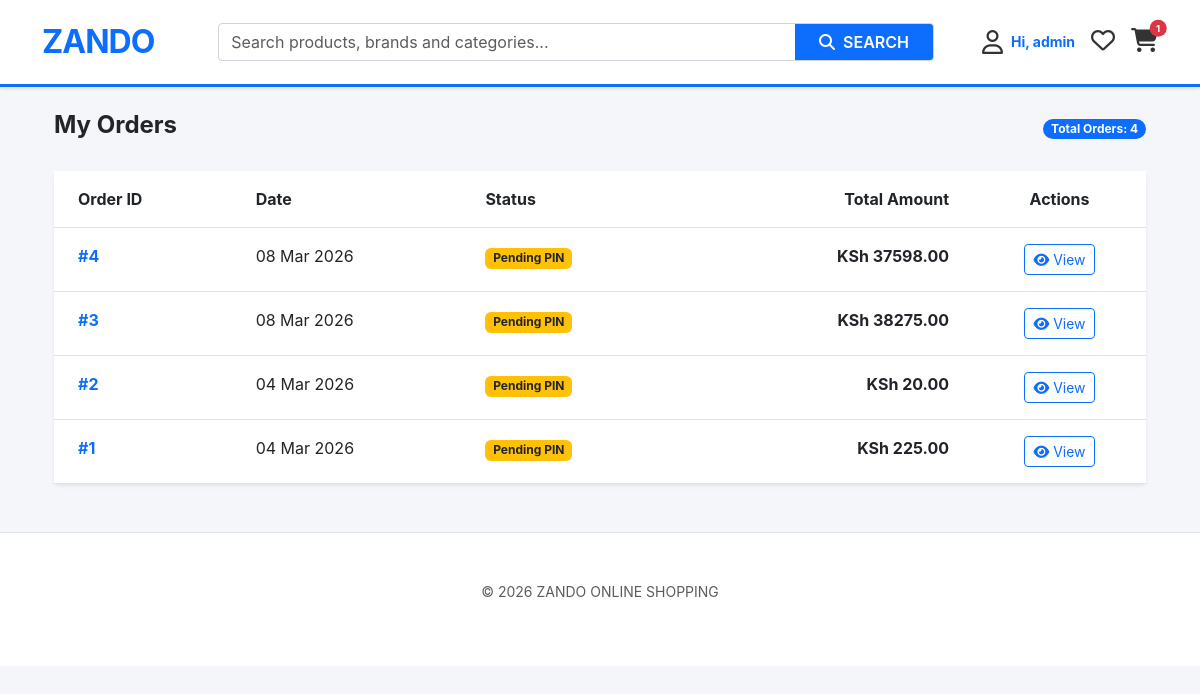
The page /products/orders/ (signed in) on the database as committed earlier.
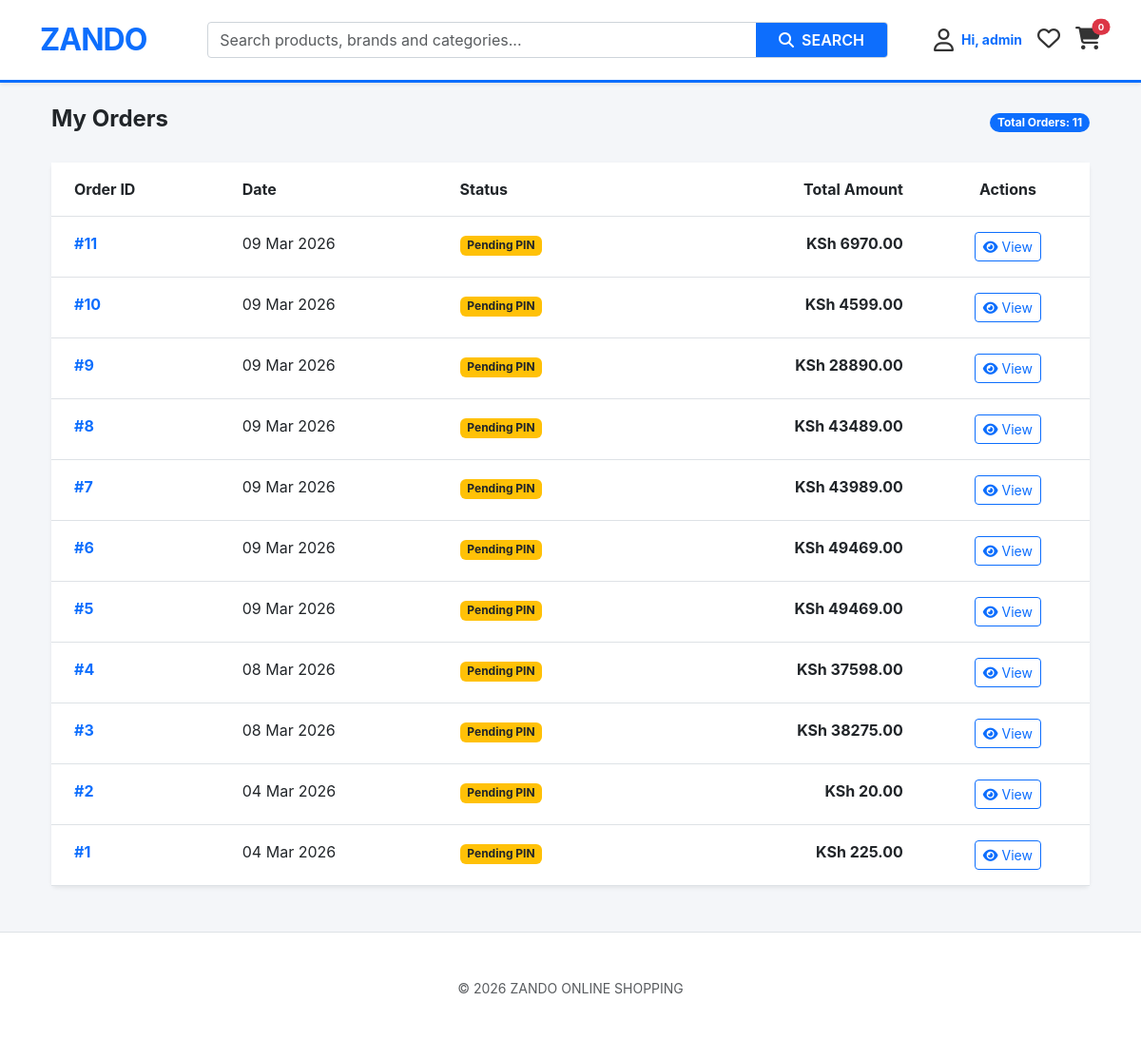
The same page on the database as committed later.
### products/models.py (models this page shows, shortened)
class Order(models.Model):
    user = models.ForeignKey(User, on_delete=models.CASCADE)
    total_price = models.DecimalField(max_digits=10, decimal_places=2)
    phone_number = models.CharField(max_length=15)
    transaction_id = models.CharField(max_length=100, null=True, blank=True)
    payment_method = models.CharField(max_length=50, default='M-Pesa')
    status = models.CharField(max_length=50, default='Pending')
    created_at = models.DateTimeField(auto_now_add=True)
    address = models.ForeignKey(Address, on_delete=models.SET_NULL, null=True, blank=True)

### products/views.py (the view)
# urls.py: path('orders/', views.my_orders, name='my_orders'),
@login_required
def my_orders(request):
    orders = Order.objects.filter(user=request.user).order_by('-id')
    return render(request, 'my_orders.html', {'orders': orders})

### products/context_processors.py (called while the page is built)
def cart_contents(request):
    count = 0
    if request.user.is_authenticated:
        cart = Cart.objects.filter(user=request.user).first()
        if cart:
            count = sum(item.quantity for item in cart.items.all())
    return {'global_cart_count': count}

### products/templates/my_orders.html (shortened to what this page needs)
{% extends 'base.html' %}
{% block content %}
<div class="container mt-4">
    <div class="d-flex justify-content-between align-items-center mb-4">
        <h4 class="fw-bold">My Orders</h4>
        <span class="badge bg-primary rounded-pill">Total Orders: {{ orders|length }}</span>
    </div>
    <div class="card border-0 shadow-sm">
        <div class="card-body p-0">
            <div class="table-responsive">
                <table class="table table-hover mb-0">
                    <thead class="bg-light">
                        <tr>
                            <th class="ps-4 py-3">Order ID</th>
                            <th class="py-3">Date</th>
                            <th class="py-3">Status</th>
                            <th class="py-3 text-end pe-4">Total Amount</th>
                            <th class="py-3 text-center">Actions</th>
                        </tr>
                    </thead>
                    <tbody>
                        {% for order in orders %}
                        <tr>
                            <td class="ps-4 py-3 fw-bold text-primary">#{{ order.id }}</td>
                            <td class="py-3">{{ order.created_at|date:"d M Y" }}</td>
                            <td class="py-3">
                                {% if order.status == 'Paid' %}
                                    <span class="badge bg-success"><i class="bi bi-check-circle"></i> Paid</span>
                                {% elif order.status == 'Pending' %}
                                    <span class="badge bg-warning text-dark"> Pending PIN</span>
                                {% else %}
                                    <span class="badge bg-danger">{{ order.status|default:"Failed" }}</span>
                                {% endif %}
                            </td>
                            <td class="py-3 text-end pe-4 fw-bold">KSh {{ order.total_price }}</td>
                            <td class="py-3 text-center">
                                <a href="{% url 'products:order_detail' order.id %}" class="btn btn-sm btn-outline-primary">
                                    <i class="fas fa-eye"></i> View
                                </a>
                            </td>
                        </tr>
                        {% endfor %}
                    </tbody>
                </table>
            </div>
        </div>
    </div>
</div>
{% endblock %}

### products/templates/base.html (shortened to what this page needs)
<!DOCTYPE html>
<html lang="en">
<head>
    <link href="https://cdn.jsdelivr.net/npm/bootstrap@5.3.0/dist/css/bootstrap.min.css" rel="stylesheet">
    <link rel="stylesheet" href="https://cdnjs.cloudflare.com/ajax/libs/font-awesome/6.4.0/css/all.min.css">
</head>
<body>
    <nav class="navbar navbar-expand-lg sticky-top shadow-sm">
        <div class="container">
            <a class="navbar-brand fw-bold fs-2 text-pro" href="{% url 'products:index' %}">ZANDO</a>
            <form action="{% url 'products:index' %}" method="GET" class="d-flex flex-grow-1 mx-lg-5 search-container position-relative">
                <div class="input-group w-100">
                    <input
                        type="text"
                        id="searchInput"
                        name="q"
                        class="form-control"
                        placeholder="Search products, brands and categories..."
                        value="{{ request.GET.q|default:'' }}"
                        autocomplete="off"
                    >
                    <button class="btn btn-pro px-4" type="submit">
                        <i class="fas fa-search"></i> <span class="d-none d-md-inline ms-1">SEARCH</span>
                    </button>
                </div>
            </form>
            <div class="d-flex align-items-center gap-3">
                <div class="dropdown">
                    <a href="#" class="nav-icon-link text-decoration-none d-flex align-items-center" data-bs-toggle="dropdown">
                        <i class="far fa-user fs-4"></i>
                        <span class="d-none d-md-inline ms-2 small fw-bold text-pro">Hi, {{ user.username|default:"Guest" }}</span>
                    </a>
                </div>
                <a href="{% url 'products:view_wishlist' %}" class="nav-icon-link text-decoration-none">
                    <i class="far fa-heart fs-4"></i>
                </a>
               <a href="{% url 'products:view_cart' %}" class="nav-icon-link text-decoration-none">
    <div class="position-relative">
        <i class="fas fa-shopping-cart fs-4"></i>
        <span class="badge rounded-pill bg-danger position-absolute top-0 start-100 translate-middle" style="font-size: 0.6rem;">
            {{ global_cart_count|default:"0" }}
        </span>
    </div>
</a>
            </div>
        </div>
    </nav>
    <div class="container mt-4">
        {% block content %}{% endblock %}
    </div>
    <footer class="py-5 mt-5 bg-white border-top">
        <div class="container text-center">
            <p class="text-muted small">&copy; 2026 ZANDO ONLINE SHOPPING</p>
        </div>
    </footer>
</body>
</html>

Rows that differ between the two databases and show on the page:
added Order: id "11", created_at "09 Mar 2026", status "Pending PIN", total_price "6970.00"
added Order: id "10", created_at "09 Mar 2026", status "Pending PIN", total_price "4599.00"
added Order: id "9", created_at "09 Mar 2026", status "Pending PIN", total_price "28890.00"
added Order: id "8", created_at "09 Mar 2026", status "Pending PIN", total_price "43489.00"
added Order: id "7", created_at "09 Mar 2026", status "Pending PIN", total_price "43989.00"
added Order: id "6", created_at "09 Mar 2026", status "Pending PIN", total_price "49469.00"
added Order: id "5", created_at "09 Mar 2026", status "Pending PIN", total_price "49469.00"
Other text that changed with them:
{{ global_cart_count|default:"0" }}: "1" → "0"
{{ orders|length }}: "4" → "11"
